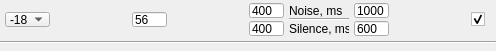
<?xml version="1.0" encoding="UTF-8"?>
<ui version="4.0">
 <class>channelControl</class>
 <widget class="QWidget" name="channelControl">
  <property name="geometry">
   <rect>
    <x>0</x>
    <y>0</y>
    <width>496</width>
    <height>51</height>
   </rect>
  </property>
  <property name="windowTitle">
   <string>Form</string>
  </property>
  <layout class="QVBoxLayout" name="verticalLayout">
   <property name="spacing">
    <number>2</number>
   </property>
   <property name="leftMargin">
    <number>0</number>
   </property>
   <property name="topMargin">
    <number>0</number>
   </property>
   <property name="rightMargin">
    <number>0</number>
   </property>
   <property name="bottomMargin">
    <number>2</number>
   </property>
   <item>
    <layout class="QGridLayout" name="gridLayout_2" rowstretch="0">
     <property name="leftMargin">
      <number>5</number>
     </property>
     <property name="rightMargin">
      <number>5</number>
     </property>
     <property name="horizontalSpacing">
      <number>9</number>
     </property>
     <property name="verticalSpacing">
      <number>5</number>
     </property>
     <item row="0" column="0">
      <widget class="QComboBox" name="comboBoxLevel">
       <property name="minimumSize">
        <size>
         <width>45</width>
         <height>15</height>
        </size>
       </property>
       <property name="maximumSize">
        <size>
         <width>45</width>
         <height>15</height>
        </size>
       </property>
       <item>
        <property name="text">
         <string>-18</string>
        </property>
       </item>
       <item>
        <property name="text">
         <string>-12</string>
        </property>
       </item>
       <item>
        <property name="text">
         <string>-6</string>
        </property>
       </item>
       <item>
        <property name="text">
         <string>0</string>
        </property>
       </item>
      </widget>
     </item>
     <item row="0" column="6">
      <widget class="QCheckBox" name="checkBoxUseDevCh">
       <property name="minimumSize">
        <size>
         <width>20</width>
         <height>0</height>
        </size>
       </property>
       <property name="text">
        <string/>
       </property>
       <property name="checked">
        <bool>true</bool>
       </property>
      </widget>
     </item>
     <item row="0" column="4">
      <layout class="QGridLayout" name="gridLayout">
       <property name="horizontalSpacing">
        <number>5</number>
       </property>
       <property name="verticalSpacing">
        <number>0</number>
       </property>
       <item row="0" column="2">
        <widget class="QLineEdit" name="lineEditMaxHigh">
         <property name="minimumSize">
          <size>
           <width>35</width>
           <height>15</height>
          </size>
         </property>
         <property name="maximumSize">
          <size>
           <width>35</width>
           <height>15</height>
          </size>
         </property>
         <property name="text">
          <string>1000</string>
         </property>
        </widget>
       </item>
       <item row="0" column="1">
        <widget class="QLabel" name="label_5">
         <property name="minimumSize">
          <size>
           <width>60</width>
           <height>15</height>
          </size>
         </property>
         <property name="maximumSize">
          <size>
           <width>60</width>
           <height>15</height>
          </size>
         </property>
         <property name="text">
          <string>Noise, ms</string>
         </property>
        </widget>
       </item>
       <item row="1" column="1">
        <widget class="Line" name="line_3">
         <property name="orientation">
          <enum>Qt::Horizontal</enum>
         </property>
        </widget>
       </item>
       <item row="0" column="0">
        <widget class="QLineEdit" name="lineEditMinHigh">
         <property name="minimumSize">
          <size>
           <width>35</width>
           <height>15</height>
          </size>
         </property>
         <property name="maximumSize">
          <size>
           <width>35</width>
           <height>15</height>
          </size>
         </property>
         <property name="text">
          <string>400</string>
         </property>
        </widget>
       </item>
       <item row="2" column="2">
        <widget class="QLineEdit" name="lineEditMaxLow">
         <property name="minimumSize">
          <size>
           <width>35</width>
           <height>15</height>
          </size>
         </property>
         <property name="maximumSize">
          <size>
           <width>35</width>
           <height>15</height>
          </size>
         </property>
         <property name="text">
          <string>600</string>
         </property>
        </widget>
       </item>
       <item row="2" column="0">
        <widget class="QLineEdit" name="lineEditMinLow">
         <property name="minimumSize">
          <size>
           <width>35</width>
           <height>15</height>
          </size>
         </property>
         <property name="maximumSize">
          <size>
           <width>35</width>
           <height>15</height>
          </size>
         </property>
         <property name="text">
          <string>400</string>
         </property>
        </widget>
       </item>
       <item row="2" column="1">
        <widget class="QLabel" name="label_6">
         <property name="minimumSize">
          <size>
           <width>60</width>
           <height>15</height>
          </size>
         </property>
         <property name="maximumSize">
          <size>
           <width>60</width>
           <height>15</height>
          </size>
         </property>
         <property name="text">
          <string>Silence, ms</string>
         </property>
        </widget>
       </item>
      </layout>
     </item>
     <item row="0" column="3">
      <spacer name="horizontalSpacer_2">
       <property name="orientation">
        <enum>Qt::Horizontal</enum>
       </property>
       <property name="sizeHint" stdset="0">
        <size>
         <width>40</width>
         <height>20</height>
        </size>
       </property>
      </spacer>
     </item>
     <item row="0" column="5">
      <spacer name="horizontalSpacer">
       <property name="orientation">
        <enum>Qt::Horizontal</enum>
       </property>
       <property name="sizeHint" stdset="0">
        <size>
         <width>40</width>
         <height>20</height>
        </size>
       </property>
      </spacer>
     </item>
     <item row="0" column="2">
      <widget class="QLineEdit" name="lineEditRfCh">
       <property name="minimumSize">
        <size>
         <width>35</width>
         <height>15</height>
        </size>
       </property>
       <property name="maximumSize">
        <size>
         <width>35</width>
         <height>15</height>
        </size>
       </property>
       <property name="text">
        <string>56</string>
       </property>
      </widget>
     </item>
     <item row="0" column="1">
      <spacer name="horizontalSpacer_3">
       <property name="orientation">
        <enum>Qt::Horizontal</enum>
       </property>
       <property name="sizeHint" stdset="0">
        <size>
         <width>40</width>
         <height>20</height>
        </size>
       </property>
      </spacer>
     </item>
    </layout>
   </item>
   <item>
    <widget class="Line" name="line_2">
     <property name="orientation">
      <enum>Qt::Horizontal</enum>
     </property>
    </widget>
   </item>
  </layout>
 </widget>
 <resources/>
 <connections/>
</ui>
